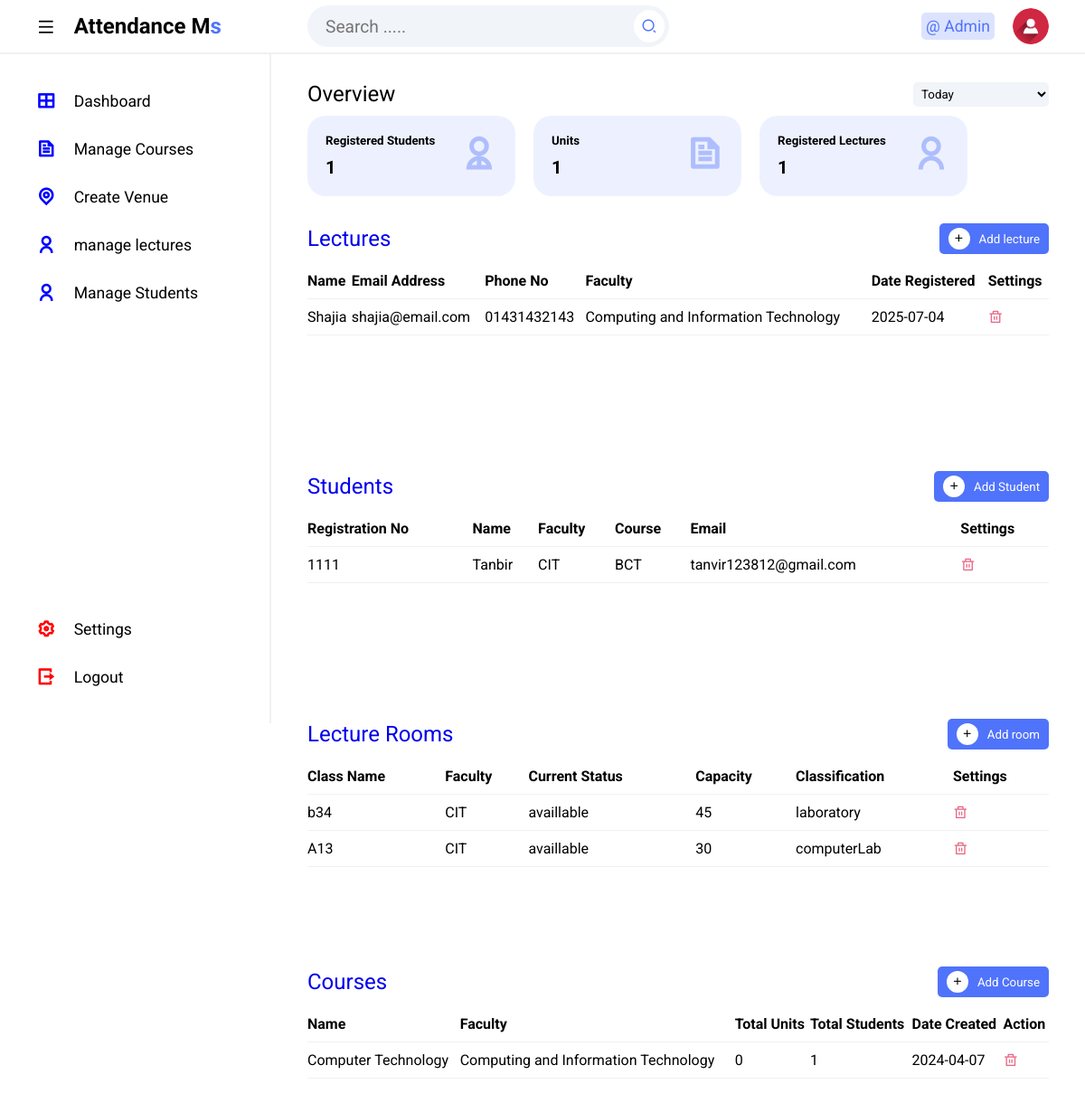
The app's page / (signed in) with its own data.
### tables this page shows
CREATE TABLE IF NOT EXISTS `tbllecture` (
  `Id` int NOT NULL AUTO_INCREMENT,
  `firstName` varchar(255) NOT NULL,
  `lastName` varchar(255) NOT NULL,
  `emailAddress` varchar(255) NOT NULL,
  `password` varchar(255) NOT NULL,
  `phoneNo` varchar(50) NOT NULL,
  `facultyCode` varchar(50) NOT NULL,
  `dateCreated` varchar(50) NOT NULL,
  PRIMARY KEY (`Id`)
);

CREATE TABLE IF NOT EXISTS `tblfaculty` (
  `Id` int NOT NULL AUTO_INCREMENT,
  `facultyName` varchar(255) NOT NULL,
  `facultyCode` varchar(50) NOT NULL,
  `dateRegistered` date NOT NULL,
  PRIMARY KEY (`Id`)
);

CREATE TABLE IF NOT EXISTS `tblstudents` (
  `Id` int NOT NULL AUTO_INCREMENT,
  `firstName` varchar(255) NOT NULL,
  `lastName` varchar(255) NOT NULL,
  `registrationNumber` varchar(255) NOT NULL,
  `email` varchar(50) NOT NULL,
  `faculty` varchar(10) NOT NULL,
  `courseCode` varchar(20) NOT NULL,
  `studentImage` varchar(300) NOT NULL,
  `dateRegistered` varchar(50) NOT NULL,
  PRIMARY KEY (`Id`)
);

CREATE TABLE IF NOT EXISTS `tblvenue` (
  `Id` int NOT NULL AUTO_INCREMENT,
  `className` varchar(50) NOT NULL,
  `facultyCode` varchar(50) NOT NULL,
  `currentStatus` varchar(50) NOT NULL,
  `capacity` int NOT NULL,
  `classification` varchar(50) NOT NULL,
  `dateCreated` date NOT NULL,
  PRIMARY KEY (`Id`)
);

CREATE TABLE IF NOT EXISTS `tblcourse` (
  `Id` int NOT NULL AUTO_INCREMENT,
  `name` varchar(50) NOT NULL,
  `facultyID` int NOT NULL,
  `dateCreated` date NOT NULL,
  `courseCode` varchar(50) NOT NULL,
  PRIMARY KEY (`Id`)
);

### resources/pages/administrator/home.php (the view, shortened to what this page needs)
<!DOCTYPE html>
<html lang="en">
<head>
    <link rel="stylesheet" href="resources/assets/css/styles.css">
    <link href="https://cdnjs.cloudflare.com/ajax/libs/remixicon/4.2.0/remixicon.css" rel="stylesheet">
</head>
<body>
    <?php include 'includes/topbar.php'; ?>
    <section class="main">
        <?php include 'includes/sidebar.php'; ?>
        <div class="main--content">
            <div class="overview">
                <div class="title">
                    <h2 class="section--title">Overview</h2>
                    <select name="date" id="date" class="dropdown">
                        <option value="today">Today</option>
                    </select>
                </div>
                <div class="cards">
                    <div class="card card-1">
                        <div class="card--data">
                            <div class="card--content">
                                <h5 class="card--title">Registered Students</h5>
                                <h1><?php total_rows('tblstudents') ?></h1>
                            </div>
                            <i class="ri-user-2-line card--icon--lg"></i>
                        </div>
                    </div>
                    <div class="card card-1">
                        <div class="card--data">
                            <div class="card--content">
                                <h5 class="card--title">Units</h5>
                                <h1><?php total_rows("tblunit") ?></h1>
                            </div>
                            <i class="ri-file-text-line card--icon--lg"></i>
                        </div>
                    </div>
                    <div class="card card-1">
                        <div class="card--data">
                            <div class="card--content">
                                <h5 class="card--title">Registered Lectures</h5>
                                <h1><?php total_rows('tbllecture') ?></h1>
                            </div>
                            <i class="ri-user-line card--icon--lg"></i>
                        </div>
                    </div>
                </div>
            </div>
            <div class="table-container">
                <a href="manage-lecture" style="text-decoration:none;">
                    <div class="title">
                        <h2 class="section--title">Lectures</h2>
                        <button class="add"><i class="ri-add-line"></i>Add lecture</button>
                    </div>
                </a>
                <div class="table">
                    <table>
                        <thead>
                            <tr>
                                <th>Name</th>
                                <th>Email Address</th>
                                <th>Phone No</th>
                                <th>Faculty</th>
                                <th>Date Registered</th>
                                <th>Settings</th>
                            </tr>
                        </thead>
                        <tbody>
                            <tr>
                                <?php
                                $sql = "SELECT l.*, f.facultyName
                         FROM tbllecture l
                         LEFT JOIN tblfaculty f ON l.facultyCode = f.facultyCode";
                                $stmt = $pdo->query($sql);
                                $result = $stmt->fetchAll(PDO::FETCH_ASSOC);
                                if ($result) {
                                    foreach ($result as $row) {
                                        echo "<tr id='rowlecture{$row["Id"]}'>";
                                        echo "<td>" . $row["firstName"] . "</td>";
                                        echo "<td>" . $row["emailAddress"] . "</td>";
                                        echo "<td>" . $row["phoneNo"] . "</td>";
                                        echo "<td>" . $row["facultyName"] . "</td>";
                                        echo "<td>" . $row["dateCreated"] . "</td>";
                                        echo "<td><span><i class='ri-delete-bin-line delete' data-id='{$row["Id"]}' data-name='lecture'></i></span></td>";
                                        echo "</tr>";
                                    }
                                } else {
                                    echo "<tr><td colspan='6'>No records found</td></tr>";
                                }
                                ?>
                        </tbody>
                    </table>
                </div>
            </div>
            <div class="table-container">
                <a href="manage-students" style="text-decoration:none;">
                    <div class="title">
                        <h2 class="section--title">Students</h2>
                        <button class="add"><i class="ri-add-line"></i>Add Student</button>
                    </div>
                </a>
                <div class="table">
                    <table>
                        <thead>
                            <tr>
                                <th>Registration No</th>
                                <th>Name</th>
                                <th>Faculty</th>
                                <th>Course</th>
                                <th>Email</th>
                                <th>Settings</th>
                            </tr>
                        </thead>
                        <tbody>
                            <?php
                            $sql = "SELECT * FROM tblstudents";
                            $stmt = $pdo->query($sql);
                            $result = $stmt->fetchAll(PDO::FETCH_ASSOC);
                            if ($result) {
                                foreach ($result as $row) {
                                    echo "<tr id='rowstudents{$row["Id"]}'>";
                                    echo "<td>" . $row["registrationNumber"] . "</td>";
                                    echo "<td>" . $row["firstName"] . "</td>";
                                    echo "<td>" . $row["faculty"] . "</td>";
                                    echo "<td>" . $row["courseCode"] . "</td>";
                                    echo "<td>" . $row["email"] . "</td>";
                                    echo "<td><span><i class='ri-delete-bin-line delete' data-id='{$row["Id"]}' data-name='students'></i></span></td>";
                                    echo "</tr>";
                                }
                            } else {
                                echo "<tr><td colspan='6'>No records found</td></tr>";
                            }
                            ?>
                        </tbody>
                    </table>
                </div>
            </div>
            <div class="table-container">
                <a href="create-venue" style="text-decoration:none;">
                    <div class="title">
                        <h2 class="section--title">Lecture Rooms</h2>
                        <button class="add"><i class="ri-add-line"></i>Add room</button>
                    </div>
                </a>
                <div class="table">
                    <table>
                        <thead>
                            <tr>
                                <th>Class Name</th>
                                <th>Faculty</th>
                                <th>Current Status</th>
                                <th>Capacity</th>
                                <th>Classification</th>
                                <th>Settings</th>
                            </tr>
                        </thead>
                        <tbody>
                            <?php
                            $sql = "SELECT * FROM tblvenue";
                            $stmt = $pdo->query($sql);
                            $result = $stmt->fetchAll(PDO::FETCH_ASSOC);
                            if ($result) {
                                foreach ($result as $row) {
                                    echo "<tr id='rowvenue{$row["Id"]}'>";
                                    echo "<td>" . $row["className"] . "</td>";
                                    echo "<td>" . $row["facultyCode"] . "</td>";
                                    echo "<td>" . $row["currentStatus"] . "</td>";
                                    echo "<td>" . $row["capacity"] . "</td>";
                                    echo "<td>" . $row["classification"] . "</td>";
                                    echo "<td><span><i class='ri-delete-bin-line delete' data-id='{$row["Id"]}' data-name='venue'></i></span></td>";
                                    echo "</tr>";
                                }
                            } else {
                                echo "<tr><td colspan='6'>No records found</td></tr>";
                            } ?>
                        </tbody>
                    </table>
                </div>
            </div>
            <div class="table-container">
                <a href="manage-course" style="text-decoration:none;">
                    <div class="title">
                        <h2 class="section--title">Courses</h2>
                        <button class="add"><i class="ri-add-line"></i>Add Course</button>
                    </div>
                </a>
                <div class="table">
                    <table>
                        <thead>
                            <tr>
                                <th>Name</th>
                                <th>Faculty</th>
                                <th>Total Units</th>
                                <th>Total Students</th>
                                <th>Date Created</th>
                                <th>Action</th>
                            </tr>
                        </thead>
                        <tbody>
                            <?php
                            $sql = "SELECT
                        c.name AS course_name,c.Id AS Id,
                        c.facultyID AS faculty,
                        f.facultyName AS faculty_name,
                        COUNT(u.ID) AS total_units,
                        COUNT(DISTINCT s.Id) AS total_students,
                        c.dateCreated AS date_created
                        FROM tblcourse c
                        LEFT JOIN tblunit u ON c.ID = u.courseID
                        LEFT JOIN tblstudents s ON c.courseCode = s.courseCode
                        LEFT JOIN tblfaculty f on c.facultyID=f.Id
                        GROUP BY c.ID";
                            $stmt = $pdo->query($sql);
                            $result = $stmt->fetchAll(PDO::FETCH_ASSOC);
                            if ($result) {
                                foreach ($result as $row) {
                                    echo "<tr id='rowcourse{$row["Id"]}'>";
                                    echo "<td>" . $row["course_name"] . "</td>";
                                    echo "<td>" . $row["faculty_name"] . "</td>";
                                    echo "<td>" . $row["total_units"] . "</td>";
                                    echo "<td>" . $row["total_students"] . "</td>";
                                    echo "<td>" . $row["date_created"] . "</td>";
                                    echo "<td><span><i class='ri-delete-bin-line delete' data-id='{$row["Id"]}' data-name='course'></i></span></td>";
                                    echo "</tr>";
                                }
                            } else {
                                echo "<tr><td colspan='6'>No records found</td></tr>";
                            }
                            ?>
                        </tbody>
                    </table>
                </div>
            </div>
        </div>
    </section>
</body>
</html>

### records on screen
tbllecture: firstName "Shajia", emailAddress "shajia@email.com", phoneNo "01431432143", tblfaculty.facultyName "Computing and Information Technology", dateCreated "2025-07-04"
tblstudents: registrationNumber "1111", firstName "Tanbir", faculty "CIT", courseCode "BCT", email "tanvir123812@gmail.com"
tblvenue: className "b34", facultyCode "CIT", currentStatus "availlable", capacity "45", classification "laboratory"
tblvenue: className "A13", facultyCode "CIT", currentStatus "availlable", capacity "30", classification "computerLab"
tblcourse: name "Computer Technology", facultyID.facultyName "Computing and Information Technology", total_units "0", total_students "1", dateCreated "2024-04-07"

### other values on screen
$logged_in->name "Admin"
$total_rows "1 1 1"
